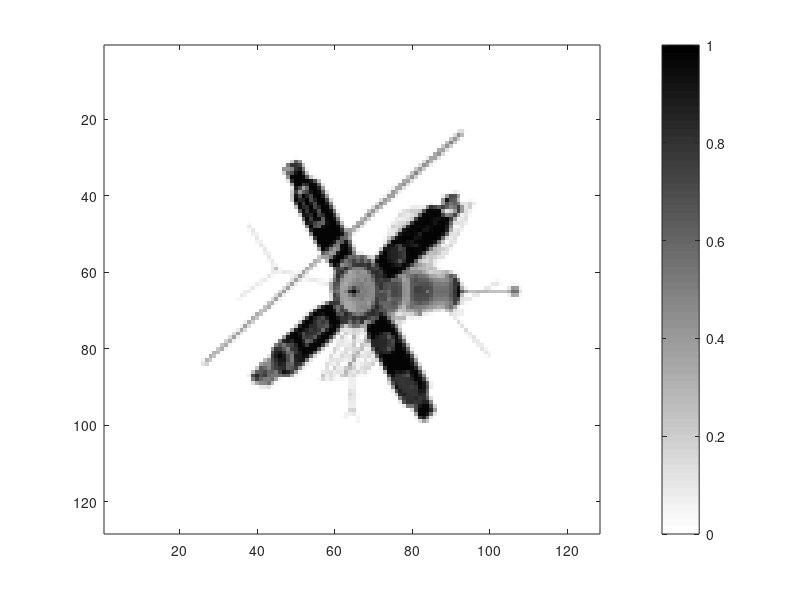
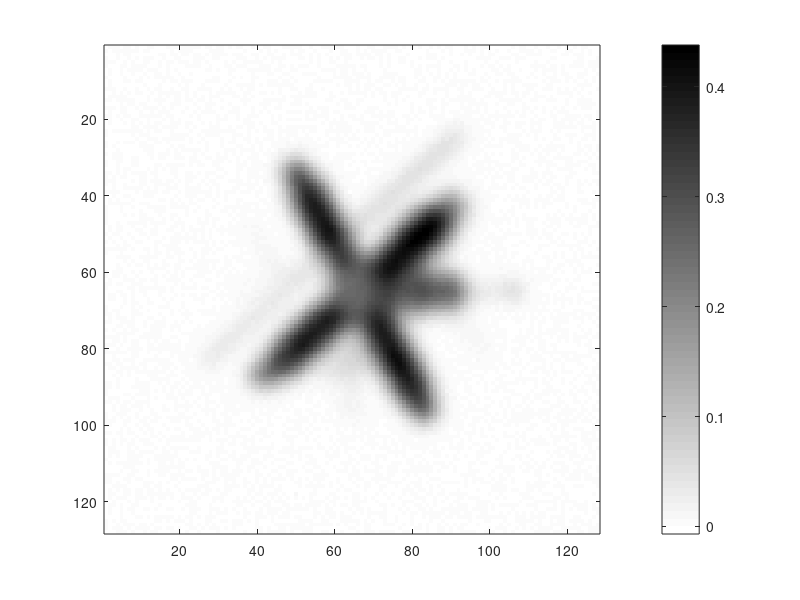
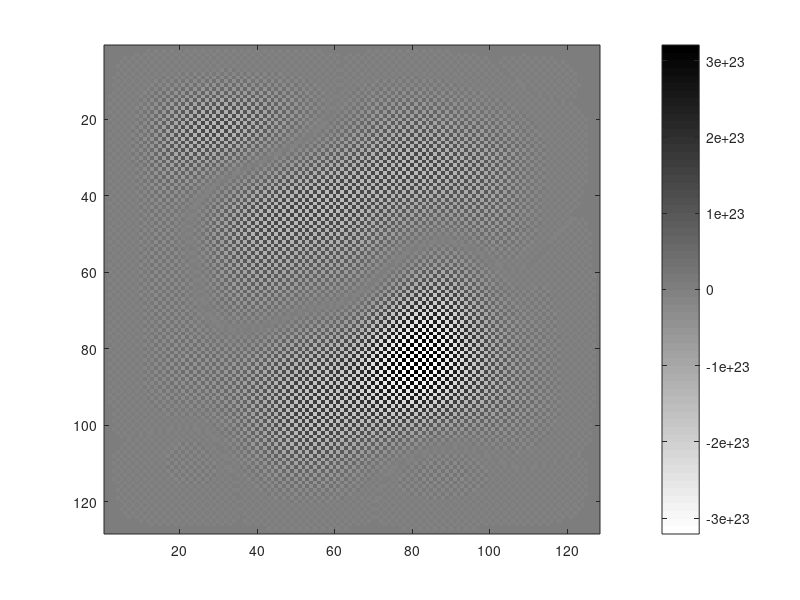

MATLAB code to generate these figures, in order: (Note: this script raises an error after producing the figures.)
%  
%  2d image deblurring inverse problem with separable kernel.
%
clear all, close all
load satellite
[nx,ny] = size(x_true);
x_true = x_true/max(x_true(:));
n = nx*ny;
h = 1/nx;
t = [h/2:h:1-h/2]';
sig = .02; %%%input(' Kernel width sigma = ');
kernel1 = (1/2/sqrt(pi)/sig) * exp(-(t-h/2).^2/2/sig^2);
kernel2 = kernel1;
A1 = toeplitz(kernel1)*h;
A2 = toeplitz(kernel2)*h;

Ax = (A1*x_true)*A2';
err_lev = 2; %%%input(' Percent error in data = ');
sigma = err_lev/100 * norm(Ax(:)) / sqrt(n);
rng(0)
eta =  sigma * randn(nx,ny);
b = Ax + eta;
figure(1) 
  imagesc(x_true), colorbar, colormap(1-gray)
figure(2)
  imagesc(b), colorbar, colormap(1-gray)
figure(3)
  imagesc((A1\b)/A2), colorbar, colormap(1-gray)

% SVD analysis
[U1,S1,V1] = svd(A1);
[U2,S2,V2] = svd(A2);
dS1 = diag(S1);
dS2 = diag(S2);
dS2dS1 = dS2*dS1';
Utb = (U1'*b)*U2;

% Find the UPRE choice for alpha (see Section 2.2) and plot the
% reconstruction
alpha_flag = input(' Enter 1 for UPRE and 2 for DP regularization parameter selection. ');
if alpha_flag == 1
    RegParam_fn = @(a) a^2*sum(sum((Utb.^2)./(dS2dS1.^2+a).^2))+2*sigma^2*sum(sum(dS2dS1.^2./(dS2dS1.^2+a)));
elseif alpha_flag == 2
    RegParam_fn = @(a) (a^2*sum(sum((Utb.^2)./(dS2dS1.^2+a).^2))-n*sigma^2)^2;
end
alpha = fminbnd(RegParam_fn,0,1);
xalpha = V1*((dS2dS1./(dS2dS1.^2+alpha)).*Utb)*V2';

figure(4)
  imagesc(xalpha), colorbar, colormap(1-gray)
